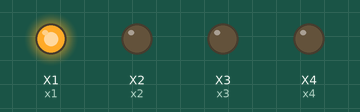
A program run on a simulated pyboard running MicroPython. Parts: output pins drawn as LEDs (lit = HIGH). Library files of the repository ran but are not shown: 1 file(s).

Above: at 0.5 s.
At 1.5 s:
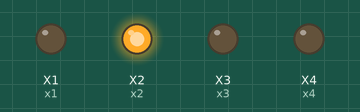
At 2.5 s:
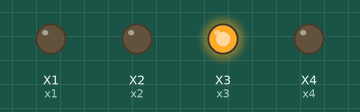
At 3.5 s:
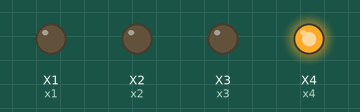
Timing chart, 0 to 5.2 s (numbered marks = the images above):
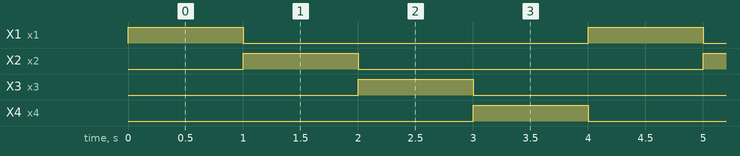

Measured:
- by itself, X1 (x1), X2 (x2), X3 (x3), X4 (x4): alternates HIGH for 1.0 s and LOW for 3.0 s
- by itself, everything shown: repeats every 4.0 s, in 4 steps

The program:

main.py
```python
# main.py -- put your code here!
import pyb
from pyb import Pin

x1 = Pin('X1', Pin.OUT_PP)
x2 = Pin('X2', Pin.OUT_PP)
x3 = Pin('X3', Pin.OUT_PP)
x4 = Pin('X4', Pin.OUT_PP)
while True:
    x1.value(1)
    pyb.delay(1000)
    x1.value(0)
    x2.value(1)
    pyb.delay(1000)
    x2.value(0)
    x3.value(1)
    pyb.delay(1000)
    x3.value(0)
    x4.value(1)
    pyb.delay(1000)
    x4.value(0)
    
```
